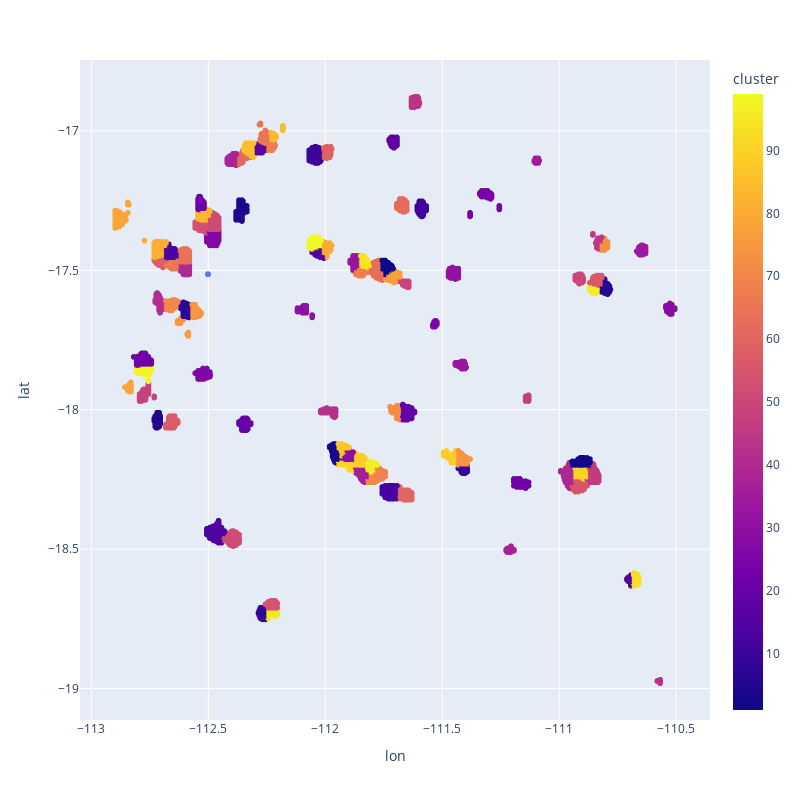

Here is the notebook cell this chart was saved with:
### Code cell
merged = merged[~merged['cluster'].isin(drop_clusters)]
fig = px.scatter(merged, y='lat', x='lon', color='cluster')
fig.update_layout(
    width=800,
    height=800,
)
fig.add_trace(px.scatter(points, y='lat', x='lon').data[0])

### Figure 1 — Plotly figure (JSON) as saved in the notebook; plotly's stock layout.template omitted (floating-point values rounded to 4 significant figures; data arrays with more than 128 entries replaced by an {"elided": "..."} marker saying what was removed)
{"data": [{"hovertemplate": "lon=%{x}<br>lat=%{y}<br>cluster=%{marker.color}<extra></extra>", "legendgroup": "", "marker": {"color": {"elided": "5706 int values"}, "coloraxis": "coloraxis", "symbol": "circle"}, "mode": "markers", "name": "", "showlegend": false, "type": "scattergl", "x": {"elided": "5706 float values"}, "xaxis": "x", "y": {"elided": "5706 float values"}, "yaxis": "y"}, {"hovertemplate": "lon=%{x}<br>lat=%{y}<extra></extra>", "legendgroup": "", "marker": {"color": "#636efa", "symbol": "circle"}, "mode": "markers", "name": "", "orientation": "v", "showlegend": false, "type": "scatter", "x": [-111.9, -111.8, -112.6, -112.6, -112.0, -112.5, -111.4, -111.7, -112.5, -112.3, -111.7, -111.4, -111.6, -112.2, -112.0, -111.7, -111.3, -112.9, -110.8, -110.6, -112.5, -111.8, -110.9, -110.8, -110.5, -112.8, -111.4, -112.8, -112.8, -111.1, -112.7, -112.7, -112.0, -111.7, -110.9, -112.5, -111.2, -110.7, -112.2, -110.6, -111.2, -112.1], "xaxis": "x", "y": [-18.19, -17.49, -17.46, -17.64, -17.41, -17.34, -18.18, -18.01, -17.88, -18.06, -17.26, -17.51, -16.9, -17.04, -17.09, -17.04, -17.23, -17.32, -17.41, -17.44, -17.51, -17.49, -17.53, -17.56, -17.64, -17.84, -17.84, -17.92, -17.96, -17.96, -18.04, -18.05, -18.01, -18.29, -18.24, -18.45, -18.51, -18.62, -18.73, -18.97, -18.27, -17.64], "yaxis": "y"}], "layout": {"coloraxis": {"colorbar": {"title": {"text": "cluster"}}, "colorscale": [[0, "#0d0887"], [0.1111, "#46039f"], [0.2222, "#7201a8"], [0.3333, "#9c179e"], [0.4444, "#bd3786"], [0.5556, "#d8576b"], [0.6667, "#ed7953"], [0.7778, "#fb9f3a"], [0.8889, "#fdca26"], [1, "#f0f921"]]}, "height": 800, "legend": {"tracegroupgap": 0}, "margin": {"t": 60}, "width": 800, "xaxis": {"anchor": "y", "domain": [0, 1], "title": {"text": "lon"}}, "yaxis": {"anchor": "x", "domain": [0, 1], "title": {"text": "lat"}}}}
